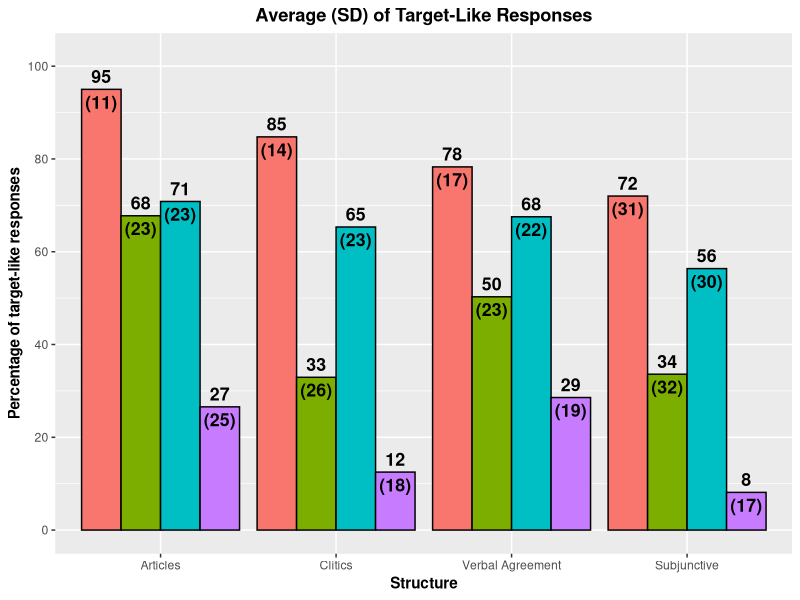
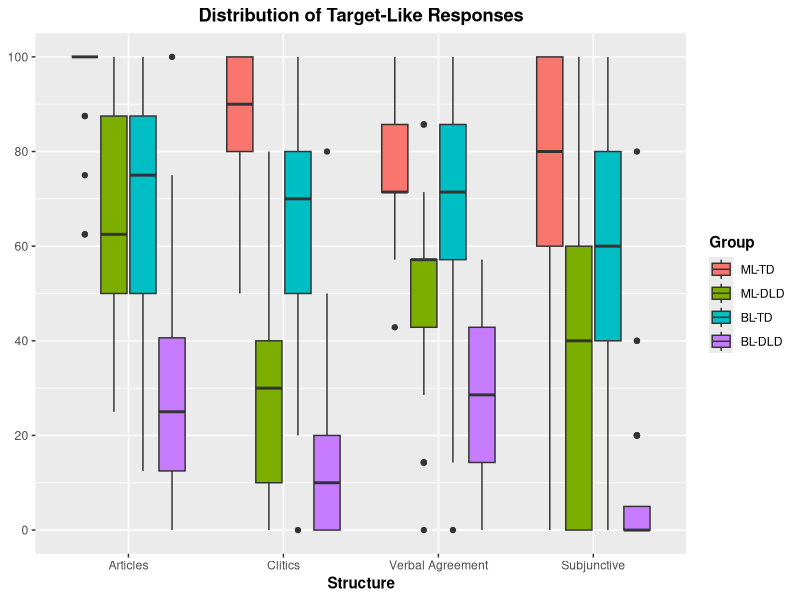
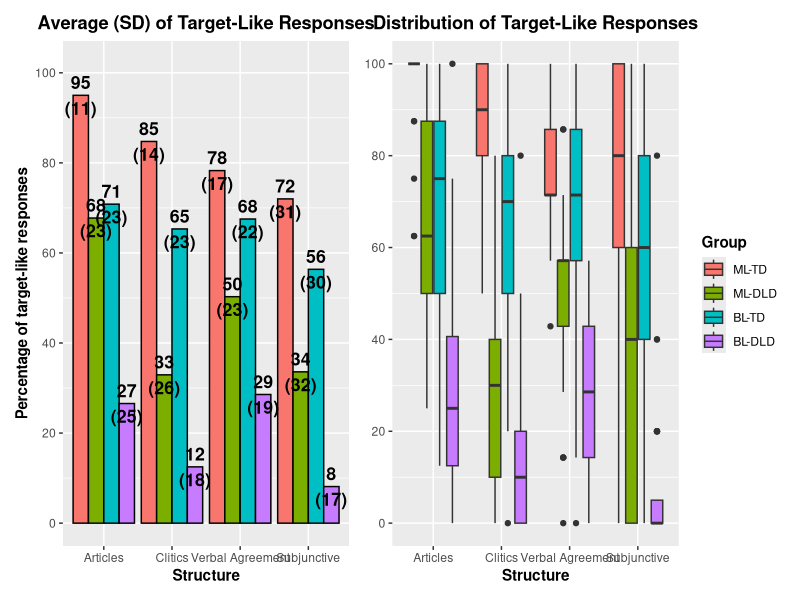
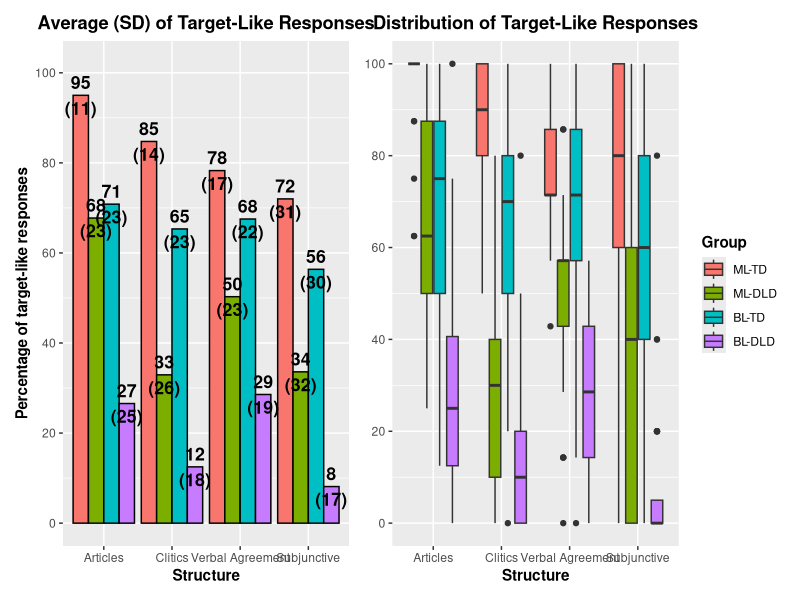

Source code (R) for these figures, in order:
library(here)
library(tidyverse)
library(patchwork)


# Load data
Data <- read_csv(here("CSV Files", "Aggregated Long Data.csv")) %>% 
  drop_na(Structure)
Data$Group <- factor(Data$Group, levels = c("ML-TD", "ML-DLD", "BL-TD", "BL-DLD"))
Data$Structure <- factor(Data$Structure, levels = c("Articles", "Clitics", "Verbal Agreement", "Subjunctive"))



# Prepare averages by structures
Master_Bar <- Data %>% 
  group_by(Group, Structure) %>%
  summarize(Total_Accuracy = sum(Accuracy, na.rm = TRUE),
            Total_Responses = sum(!is.na(Accuracy)),
            Ratio = Total_Accuracy/Total_Responses) %>% 
  mutate(Ratio = (Ratio*100))

Master_Box <- Data %>% 
  group_by(Code, Group, Structure) %>%
  summarize(Total_Accuracy = sum(Accuracy, na.rm = TRUE),
            Total_Responses = sum(!is.na(Accuracy)),
            Ratio = Total_Accuracy/Total_Responses) %>% 
  mutate(Ratio = (Ratio*100))


# Summary of SDs for bar graph
Master_Bar_Summary <- Master_Box %>%
  group_by(Structure, Group) %>%
  summarise(Average = mean(Ratio, na.rm = TRUE), 
            SD = sd(Ratio, na.rm = TRUE), 
            .groups = "drop")


# Create bar graph
Bar_Graph <- Master_Bar_Summary %>% 
  ggplot(aes(x = Structure, y = Average, fill = Group)) + 
  geom_bar(position = "dodge", color = "black", stat = "identity") +
  scale_y_continuous(breaks = seq(0, 100, 20), limits = c(0, 102)) +
  geom_text(aes(label = paste0(round(Average), "\n(", round(SD), ")")),
            position = position_dodge(width = .9),
            vjust = 0.5,
            size = 4.5,
            fontface = "bold") +
  labs(x = "Structure",
       y = "Percentage of target-like responses",
       fill = "Group",
       title = "Average (SD) of Target-Like Responses") +
  theme(axis.title = element_text(face = "bold"),
        plot.title = element_text(hjust = 0.5, face = "bold"),
        legend.position = "none",
        strip.text = element_text(face = "bold"),
        strip.text.x = element_text(face = "bold"))

Bar_Graph


# Generate boxplot
Boxplot <- Master_Box %>% 
  ggplot(aes(x = Structure, y = Ratio, fill = Group)) +
  geom_boxplot() +
  scale_y_continuous(breaks = seq (0, 100, 20),
                     limits = c(0, 100)) +
  labs(x = "Structure",
       fill = "Group",
       title = "Distribution of Target-Like Responses") +
  theme(axis.title = element_text(face = "bold"),
        plot.title = element_text(hjust = 0.5, face = "bold"),
        legend.title = element_text(face = "bold"),
        strip.text = element_text(face = "bold"),
        strip.text.x = element_text(face = "bold"),
        axis.title.y = element_blank())

Boxplot


# Merge graphs
Final_Graph <- (Bar_Graph + Boxplot)

Final_Graph

ggsave(filename = here("Conferences", "HLRI", "HLRI Graph.pdf"),
       plot = Final_Graph,
       device = "pdf",
       width = 16,
       height = 4,
       units = "in")
